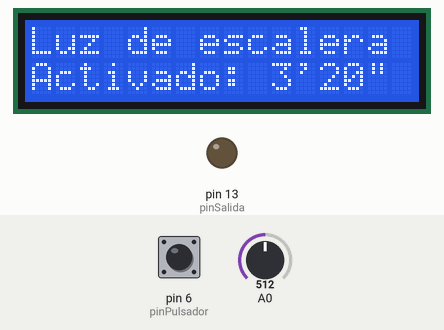
Simulated run of this sketch. Board: Arduino Uno, built with avr-gcc and run on an emulated ATmega328P. Shown: 16×2 character LCD, output pins drawn as LEDs (lit = HIGH). The test bench sets the inputs (shaded band); at power-on: pin 6 (pinPulsador) LOW, A0 = 512. What the sketch prints to the serial monitor is not drawn.

Above: at 1.2 s.
1.3 s: pin 6 (pinPulsador) pulled HIGH for 0.15 s
At 2.1 s:
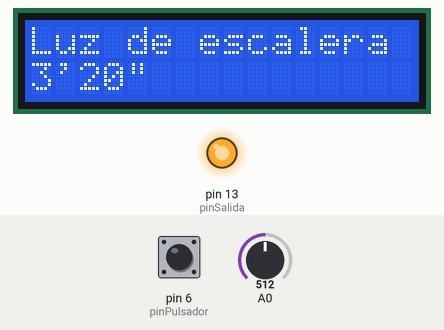
At 3.1 s:
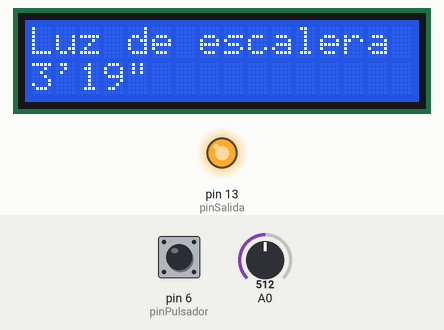
Timing chart, 0 to 4.6 s (numbered marks = the images above; inputs shaded):
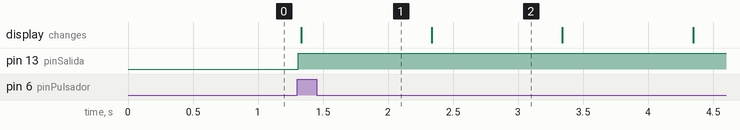

Measured:
- after the input at 1.3 s, pin 13 (pinSalida): LOW → HIGH at once; the display: changes at once (image 1)

The sketch:

Luzdeescalera.ino
```cpp
#include <LiquidCrystal.h>

LiquidCrystal lcd(7, 8, 9, 10, 11, 12); //    ( RS, EN, d4, d5, d6, d7)

unsigned long tempo = 0; // Variable que registra el tiempo de corte
unsigned long tiempo = 0; // Variable que registra el tiempo

unsigned long lapso = 0; // Tiempo que dura las luces encendidas

int pinSalida=13; // Donde emite la señal
int pinPulsador = 6; // Pulsador de activación

int activado = 0; // señal de activación
int estadoBotonActual = 0; // estado de los botones
int estadoBotonPrevio = 0;

// *****
// SETUP
// *****
void setup()
   {
       pinMode(pinSalida,OUTPUT);
       pinMode(pinPulsador,INPUT);
       lcd.begin(16, 2); // Fijar el numero de caracteres y de filas
       lcd.print("Luz de escalera"); // Enviar el mensaje
      Serial.begin(9600);
   }

// *****
// LOOP
// *****
void loop()
   {
       tiempo = millis(); // Señal de tiempo

       // tiempo de encendido de la luz según el valor del potenciómetro
       lapso = map(analogRead(A0),0,1023,0,34); // Pongo uno más de lo necesario porque es casi
       // imposible que alcance 1023, y por tanto el valor 33 que correspondería a 6 min.
       lapso = lapso * 10 + 30; // empezando en 30, de 10 en 10 segundos. Ultimo a 360 s, 6 minutos

      // Pulsando el botón pinPulsador
        estadoBotonActual = digitalRead(pinPulsador); // Leer estado del botón
        Serial.print(activado);
      Serial.print(" - ");
        Serial.println(tiempo); // tiempo del contador
      Serial.print(" - ");
        Serial.println(tempo); // tiempo de pulsacion

        if (estadoBotonActual==HIGH && estadoBotonPrevio==LOW && activado == LOW) { // si pasa de bajo a alto --> flanco de subida
      activado = HIGH;
            tempo = tiempo + lapso*1000; // Cambiar a lapso * 1000, para segundos
        }
      estadoBotonPrevio=estadoBotonActual;

      // Mientras tempo sea mayor que tiempo y activado esté activo
        if (tempo>tiempo && activado==HIGH) {
      digitalWrite(pinSalida,HIGH); // escribe valor alto en la salida
            lcd.setCursor(0, 1);  // set the cursor to column 0, line 1
            lcd.print("                ");  // vaciar contenido
            lcd.setCursor(0, 1);  // set the cursor to column 0, line 1
            // lcd.print((String) ((tempo-tiempo)/1000) + " s");  // Segundos que faltan
            lcd.print(convertirAminseg(1+((tempo-tiempo)/1000)));
        } else {
          digitalWrite(pinSalida,LOW); // escribe valor bajo en la salida
            activado = LOW; // me aseguro que este flag está desactivado
            tempo = 0; // me aseguro que es cero
            lcd.setCursor(0, 1);  // set the cursor to column 0, line 1
            lcd.print("                ");  // vaciar contenido
            lcd.setCursor(0, 1);  // set the cursor to column 0, line 1
            lcd.print("Activado: " + convertirAminseg(lapso));  // Segundos de encendido
        }

       delay(5); // Pequeño retraso
   }


   // Functions
   String convertirAminseg (unsigned long valor ) {
      String segPrev= "";
      int minutos = 0;
      int segundos = 0;
      minutos = valor/60;
      segundos = valor % 60;
       if (segundos<10) { segPrev="0"; } else { segPrev=""; }
      return (String) minutos + "'"+ segPrev + (String) segundos + '"';
   }
```
